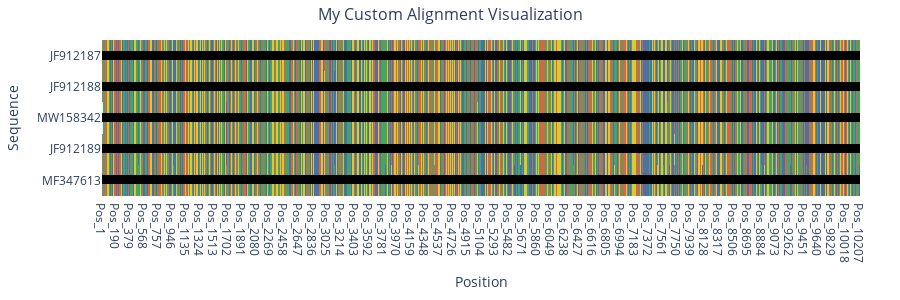

The code cell stored with this chart in its notebook:
### Markdown cell above
## 5. Getting Plotly Figure Objects

For advanced users who want to customize the plots further:

### Code cell
# Method 5a: Get Plotly Figure Object for Custom Modifications
print("🔧 Custom Plotly Figure:")
fig = AlignmentViewer.get_alignment_plotly("../data/alignment.fasta", nseqs=5, ncols=60)

# Customize the figure
fig.update_layout(
    title="My Custom Alignment Visualization",
    title_x=0.5,
    title_font_size=16
)

# Display the customized figure
fig.show()

### Figure 1 — Plotly figure (JSON) as saved in the notebook; plotly's stock layout.template omitted (floating-point values rounded to 4 significant figures; data arrays with more than 128 entries replaced by an {"elided": "..."} marker saying what was removed)
{"data": [{"colorscale": [[0, "#4c72a5"], [0.2, "#48a365"], [0.4, "#d0694a"], [0.6, "#e1c72f"], [0.8, "#f0f0f0"], [1, "#cccccc"]], "hovertemplate": "Sequence: %{y}<br>Position: %{x}<br>Nucleotide: %{text}<extra></extra>", "showscale": false, "text": {"elided": "5x10209 str values"}, "textfont": {"color": "black", "size": 12}, "texttemplate": "%{text}", "type": "heatmap", "x": {"elided": "10209 str values"}, "y": ["MF347613", "JF912189", "MW158342", "JF912188", "JF912187"], "z": {"elided": "5x10209 int values"}}], "layout": {"height": 300, "margin": {"b": 40, "l": 40, "r": 40, "t": 40}, "paper_bgcolor": "white", "plot_bgcolor": "white", "showlegend": false, "title": {"font": {"size": 16}, "text": "My Custom Alignment Visualization", "x": 0.5}, "xaxis": {"title": {"text": "Position"}, "type": "category"}, "yaxis": {"title": {"text": "Sequence"}, "type": "category"}}}
